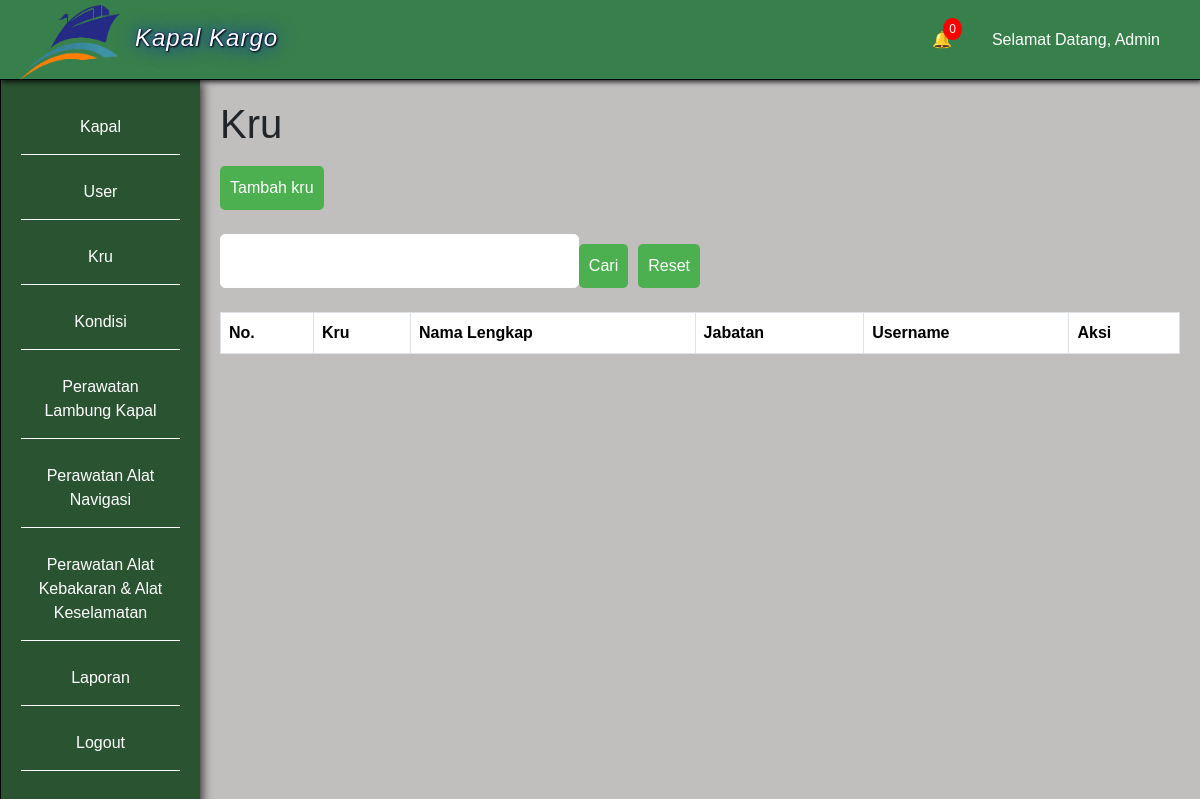
Page /kru.php (signed in) on the earlier database version.
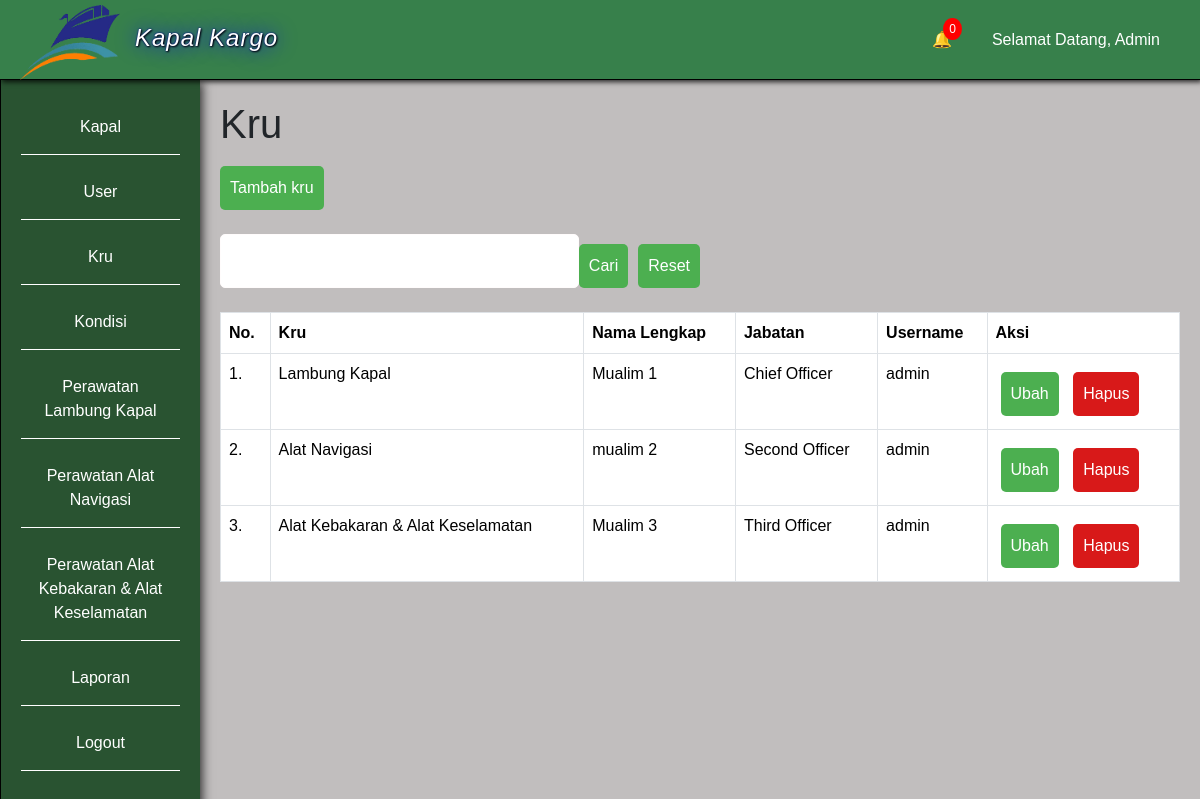
Same page on the later database version.
### tables this page shows
CREATE TABLE `jenis_perawatan` (
  `id_jenis_perawatan` int(11) NOT NULL,
  `jenis_perawatan` varchar(100) NOT NULL
);

CREATE TABLE `kru` (
  `id_kru` int(11) NOT NULL,
  `nama` varchar(50) NOT NULL,
  `jabatan` varchar(50) NOT NULL,
  `id_jenis_perawatan` int(11) NOT NULL,
  `id_user` int(11) NOT NULL
);

CREATE TABLE `user` (
  `id_user` int(11) NOT NULL,
  `nama_lengkap` varchar(50) NOT NULL,
  `username` varchar(50) NOT NULL,
  `password` varchar(255) NOT NULL,
  `role` enum('Administrator','Kru Lambung Kapal','Kru Alat Navigasi Kapal','Kru Alat Kebakaran dan Keselamatan Kapal') NOT NULL
);

### kru.php (the view, shortened to what the changed rows need)
<?php
    include 'koneksi.php';
    $id_user = $_SESSION['id_user'];
    $dataUser = mysqli_fetch_assoc(mysqli_query($conn, "SELECT * FROM user WHERE id_user = '$id_user'"));
    $kru = mysqli_query($conn, "SELECT * FROM kru INNER JOIN jenis_perawatan ON kru.id_jenis_perawatan = jenis_perawatan.id_jenis_perawatan INNER JOIN user ON kru.id_user = user.id_user ORDER BY nama ASC");
?>
<!doctype html>
<html lang="en">
  <head>
    <link href="https://cdn.jsdelivr.net/npm/bootstrap@5.3.3/dist/css/bootstrap.min.css" rel="stylesheet">
    <link rel="stylesheet" href="style.css">
  </head>
  <body>
  <?php include 'top-side-bar.php'; ?>
    <div class="main">
    <h1>Kru</h1>
        <br>
        <br>
        <br>
        <table class="table table-bordered">
            <thead>
                <tr>
                    <th>No.</th>
                    <th>Kru</th>
                    <th>Nama Lengkap</th>
                    <th>Jabatan</th>
                    <th>Username</th>
                    <th>Aksi</th>
                </tr>
            </thead>
            <tbody>
                <?php $i = 1; ?>
                <?php foreach ($kru as $data_kru) : ?>
                    <tr>
                        <td><?= $i++; ?>.</td>
                        <td><?= $data_kru['jenis_perawatan']; ?></td>
                        <td><?= $data_kru['nama']; ?></td>
                        <td><?= $data_kru['jabatan']; ?></td>
                        <td><?= $data_kru['username']; ?></td>
                        <td>
                            <a href="ubah_kru.php?id_kru=<?= $data_kru['id_kru']; ?>" class="btn margin-5px">Ubah</a>
                            <a onclick="return confirm('Apakah Anda yakin ingin menghapus kru <?= $data_kru['nama']; ?>?')" href="hapus_kru.php?id_kru=<?= $data_kru['id_kru']; ?>" class="btn margin-5px bg-red">Hapus</a>
                        </td>
                    </tr>
                <?php endforeach ?>
            </tbody>
        </table>
    </div>
  </body>
</html>

### top-side-bar.php (shortened to what the changed rows need)
<div class="sidebar" style="overflow-y: auto; padding-bottom: 150px;">
    <ul>
        <?php
            $sidebar_jenis_perawatan = mysqli_query($conn, "SELECT * FROM jenis_perawatan");
         ?>
         <?php if ($dataUser['role'] != 'Administrator'): ?>
             <?php foreach ($sidebar_jenis_perawatan as $data_sidebar_jenis_perawatan): ?>
                <?php
                    if (
                        ($dataUser['role'] == 'Kru Lambung Kapal' && $data_sidebar_jenis_perawatan['id_jenis_perawatan'] == 1) ||
                        ($dataUser['role'] == 'Kru Alat Navigasi Kapal' && $data_sidebar_jenis_perawatan['id_jenis_perawatan'] == 2) ||
                        ($dataUser['role'] == 'Kru Alat Kebakaran dan Keselamatan Kapal' && $data_sidebar_jenis_perawatan['id_jenis_perawatan'] == 3)
                    ):
                ?>
                    <li>
                        <a href="perawatan.php?id_jenis_perawatan=<?= $data_sidebar_jenis_perawatan['id_jenis_perawatan']; ?>">
                            Perawatan <?= $data_sidebar_jenis_perawatan['jenis_perawatan']; ?>
                        </a>
                    </li>
                <?php endif; ?>
            <?php endforeach; ?>
        <?php else: ?>
            <?php foreach ($sidebar_jenis_perawatan as $data_sidebar_jenis_perawatan): ?>
                <li>
                    <a href="perawatan.php?id_jenis_perawatan=<?= $data_sidebar_jenis_perawatan['id_jenis_perawatan']; ?>">
                        Perawatan <?= $data_sidebar_jenis_perawatan['jenis_perawatan']; ?>
                    </a>
                </li>
            <?php endforeach; ?>
        <?php endif ?>
    </ul>
</div>

Differences in the rows shown:
now on this page (row edited): kru: id_jenis_perawatan.jenis_perawatan "Lambung Kapal", nama "Mualim 1", jabatan "Chief Officer", id_user.username "admin"
now on this page (row edited): kru: id_jenis_perawatan.jenis_perawatan "Alat Navigasi", nama "mualim 2", jabatan "Second Officer", id_user.username "admin"
now on this page (row edited): kru: id_jenis_perawatan.jenis_perawatan "Alat Kebakaran & Alat Keselamatan", nama "Mualim 3", jabatan "Third Officer", id_user.username "admin"
